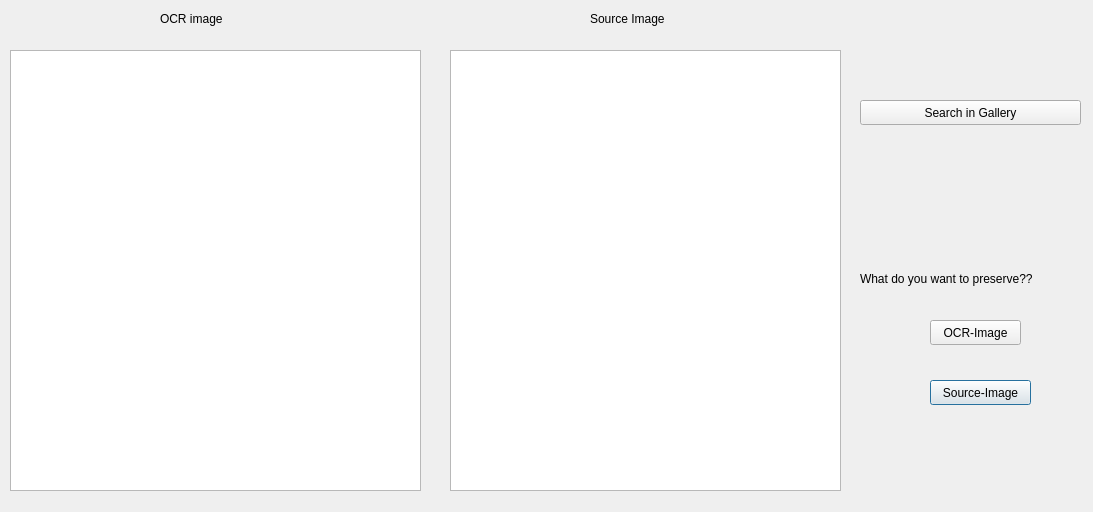
<?xml version="1.0" encoding="UTF-8"?>
<ui version="4.0">
 <class>SecDialog</class>
 <widget class="QDialog" name="SecDialog">
  <property name="geometry">
   <rect>
    <x>0</x>
    <y>0</y>
    <width>1093</width>
    <height>512</height>
   </rect>
  </property>
  <property name="windowTitle">
   <string>Dialog</string>
  </property>
  <widget class="QTextBrowser" name="textBrowser">
   <property name="geometry">
    <rect>
     <x>10</x>
     <y>50</y>
     <width>411</width>
     <height>441</height>
    </rect>
   </property>
  </widget>
  <widget class="QTextBrowser" name="textBrowser_2">
   <property name="geometry">
    <rect>
     <x>450</x>
     <y>50</y>
     <width>391</width>
     <height>441</height>
    </rect>
   </property>
  </widget>
  <widget class="QLabel" name="label">
   <property name="geometry">
    <rect>
     <x>160</x>
     <y>10</y>
     <width>91</width>
     <height>17</height>
    </rect>
   </property>
   <property name="text">
    <string>OCR image</string>
   </property>
  </widget>
  <widget class="QLabel" name="label_2">
   <property name="geometry">
    <rect>
     <x>590</x>
     <y>10</y>
     <width>91</width>
     <height>17</height>
    </rect>
   </property>
   <property name="text">
    <string>Source Image</string>
   </property>
  </widget>
  <widget class="QPushButton" name="pushButton">
   <property name="geometry">
    <rect>
     <x>930</x>
     <y>380</y>
     <width>101</width>
     <height>25</height>
    </rect>
   </property>
   <property name="text">
    <string>Source-Image</string>
   </property>
  </widget>
  <widget class="QPushButton" name="pushButton_3">
   <property name="geometry">
    <rect>
     <x>930</x>
     <y>320</y>
     <width>91</width>
     <height>25</height>
    </rect>
   </property>
   <property name="text">
    <string>OCR-Image</string>
   </property>
  </widget>
  <widget class="QLabel" name="label_3">
   <property name="geometry">
    <rect>
     <x>860</x>
     <y>270</y>
     <width>221</width>
     <height>17</height>
    </rect>
   </property>
   <property name="text">
    <string>What do you want to preserve??</string>
   </property>
  </widget>
  <widget class="QPushButton" name="pushButton_4">
   <property name="geometry">
    <rect>
     <x>860</x>
     <y>100</y>
     <width>221</width>
     <height>25</height>
    </rect>
   </property>
   <property name="text">
    <string>Search in Gallery</string>
   </property>
  </widget>
 </widget>
 <resources/>
 <connections/>
</ui>
